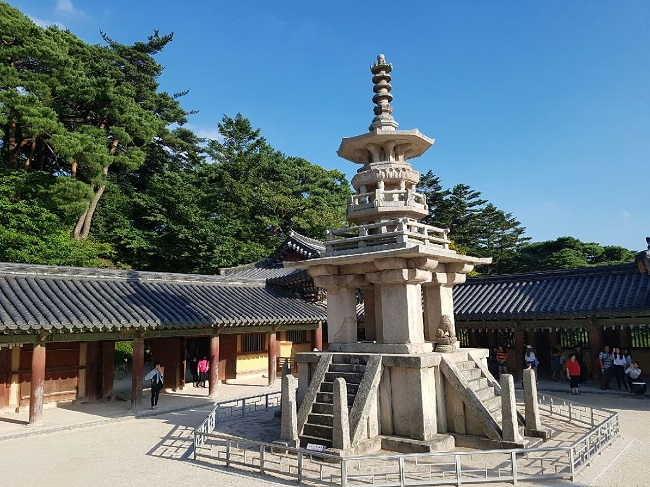
#> input picture dabo.jpg, 650 x 487 px
$ python 0302.py
#> lines starting #> are read from the running program, lines starting #| are printed output that depends on the picture; after the words box and inside, x2 and y2 are one past the last pixel; in counts of white or black regions, pixels touching at a corner belong together
#02 Canny edge & HoughtLine

import cv2 as cv # OpenCV 라이브러리 임포트
import numpy as np # 행렬 연산을 위한 numpy 임포트
import matplotlib.pyplot as plt # 시각화 임포트

# 1. 이미지 로드 및 에지 맵 생성
img = cv.imread('dabo.jpg') # 이미지 로드
#> img is the input picture: shape (487, 650, 3); mean B, G, R 123.4, 116.1, 96.8
gray = cv.cvtColor(img, cv.COLOR_BGR2GRAY) # 그레이스케일 변환
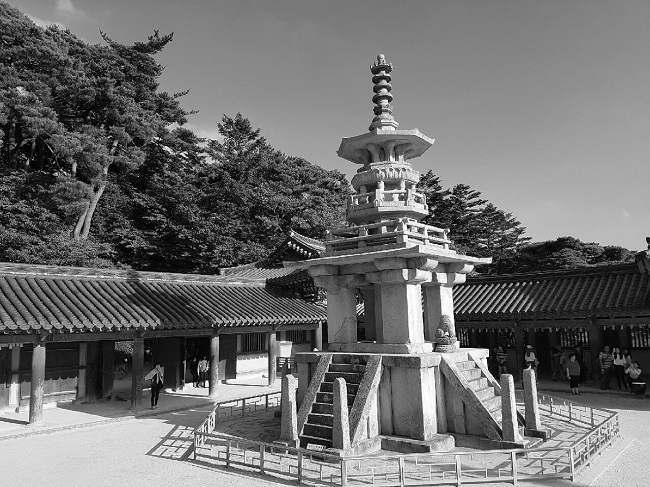
#> gray: shape (487, 650); min 0, max 255, mean 111.2
edges = cv.Canny(gray, 100, 200) # 하단 임계값 100, 상단 임계값 200으로 에지 검출
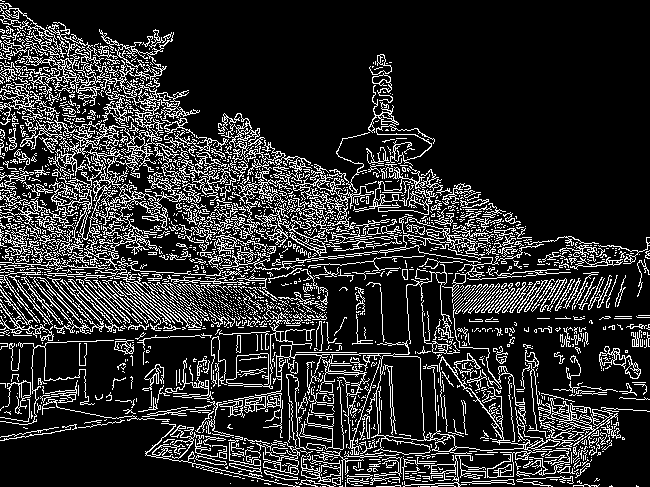
#> edges: shape (487, 650); 17.4% white in thin lines or dots

# 2. 허프 변환을 이용한 직선 검출
# rho=1, theta=pi/180, threshold=100, minLineLength=50, maxLineGap=10
lines = cv.HoughLinesP(edges, 1, np.pi/180, 100, minLineLength=50, maxLineGap=10) # 확률적 허프 변환 수행
#> lines = 617 rows, first 6: [4, 30, 381, 407], [63, 74, 257, 268], [46, 28, 325, 307], [92, 110, 265, 283], [235, 298, 294, 357], [149, 198, 262, 311]

# 3. 검출된 직선을 원본 이미지에 그리기
img_line = img.copy() # 원본 복사본 생성
if lines is not None: # 직선이 검출되었다면
    for line in lines: # 각 직선에 대해 반복
        x1, y1, x2, y2 = line[0] # 시작점과 끝점 좌표 추출
        cv.line(img_line, (x1, y1), (x2, y2), (0, 0, 255), 2) # 빨간색(BGR), 두께 2로 그리기
#> this loop made 617 passes
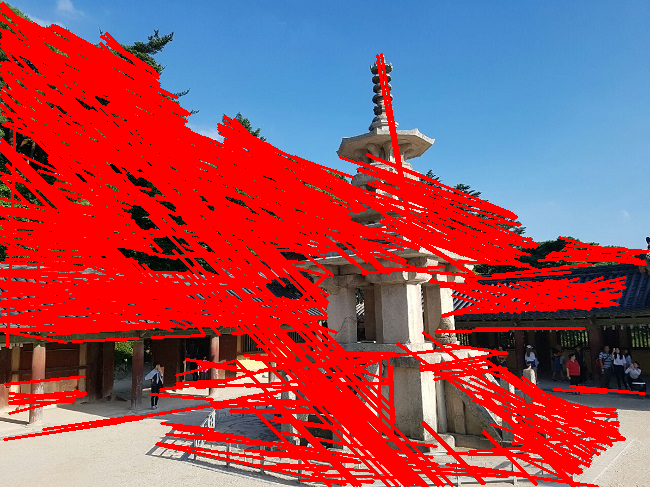
#> img_line: shape (487, 650, 3); mean B, G, R 92.2, 79.1, 160.5

# 4. 시각화
plt.subplot(1, 2, 1), plt.imshow(cv.cvtColor(img, cv.COLOR_BGR2RGB)), plt.title('Original') # 원본
plt.subplot(1, 2, 2), plt.imshow(cv.cvtColor(img_line, cv.COLOR_BGR2RGB)), plt.title('Hough Lines') # 직선 검출 결과
plt.show() # 출력
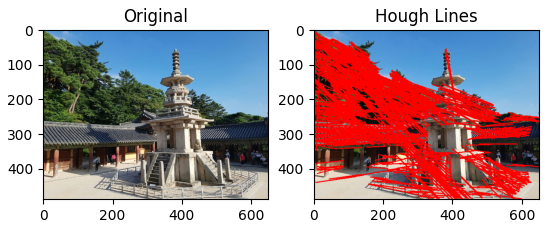
#> figure drawn by matplotlib, 2 panels

$ run again, with coffee cup.JPG copied over dabo.jpg
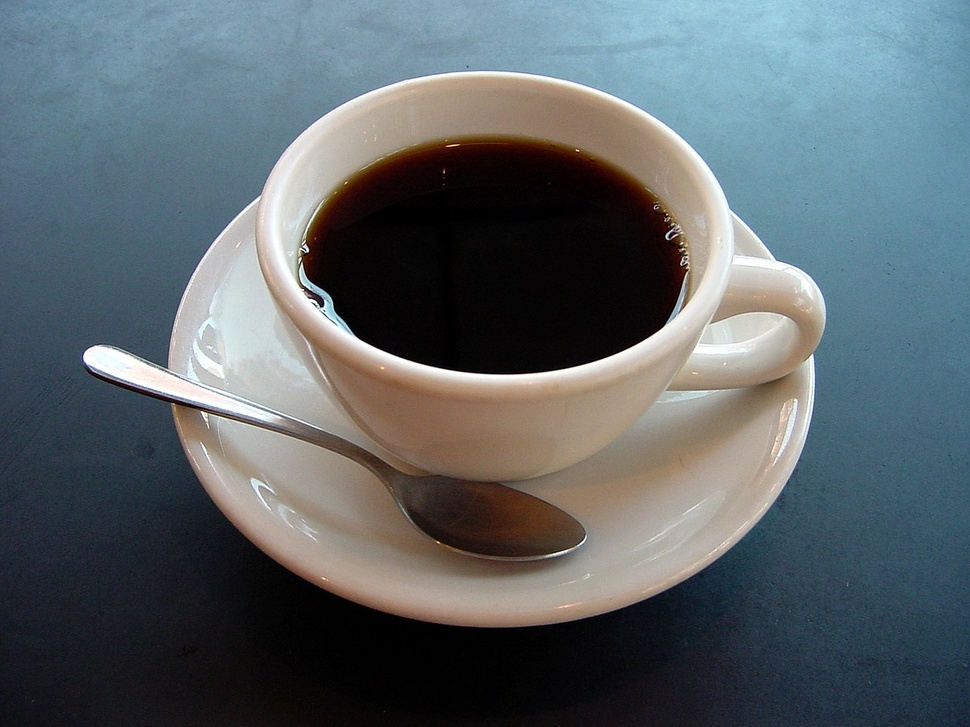
#> input picture coffee cup.JPG, 970 x 727 px, shrunk from 1280 x 960 before the run
#> img is the input picture: shape (727, 970, 3); mean B, G, R 105.3, 100.9, 92.1
#> `edges = cv.Canny(gray, 100, 200)`:
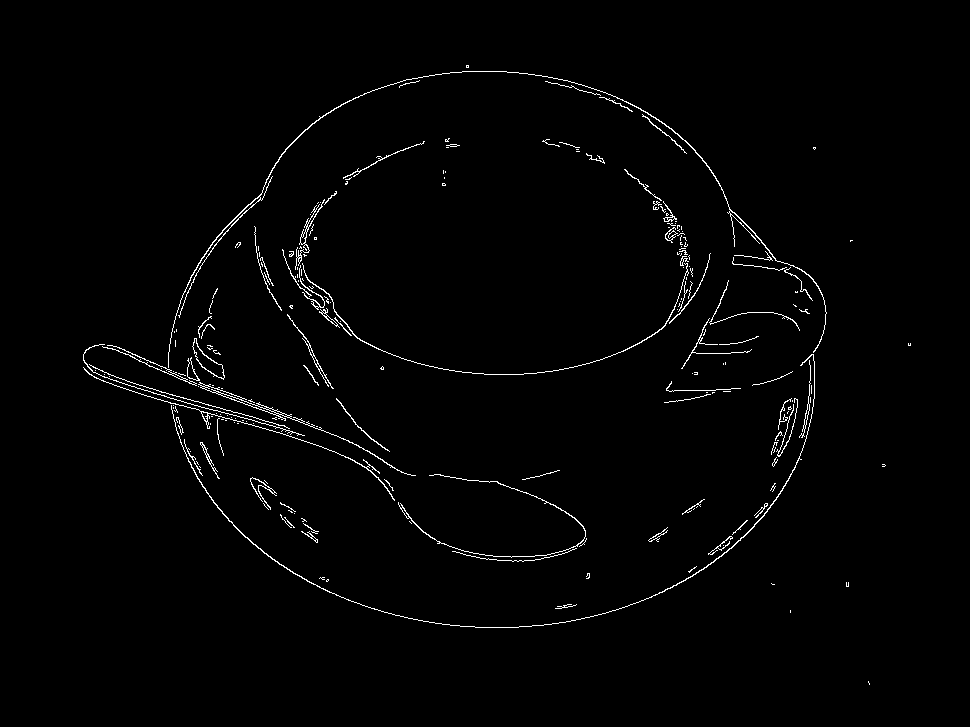
#> edges: shape (727, 970); 1.4% white in thin lines or dots, all inside (x1, y1, x2, y2) = (83, 65, 911, 685)
#> lines = [[114, 385, 303, 440], [84, 368, 287, 427], [226, 394, 352, 442], [146, 360, 198, 380], [189, 378, 295, 417], [217, 410, 304, 435], [125, 384, 240, 417]]
#> the loop `for line in lines:` made 7 passes
#> `plt.show()`:
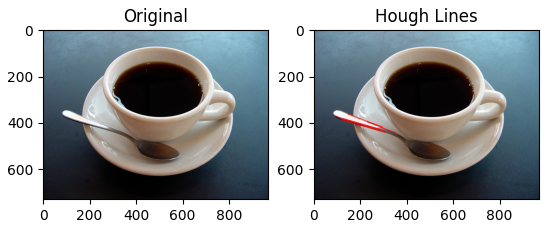
#> figure drawn by matplotlib, 2 panels
